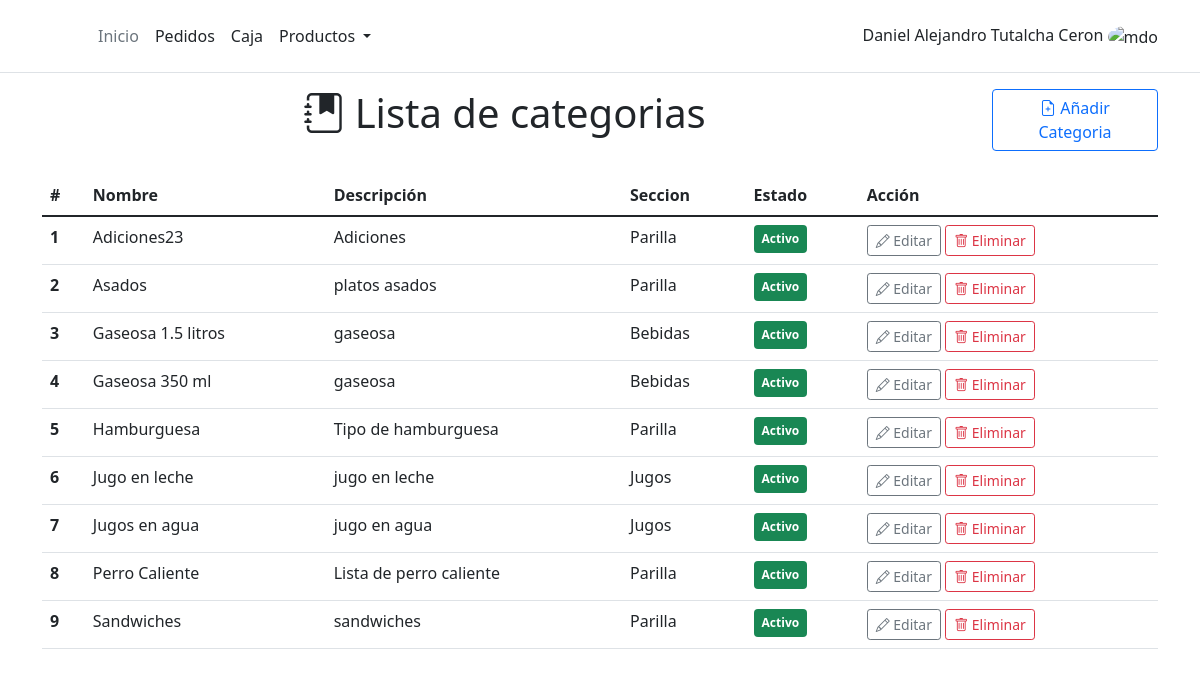
Before: /product/category/ with the older database file.
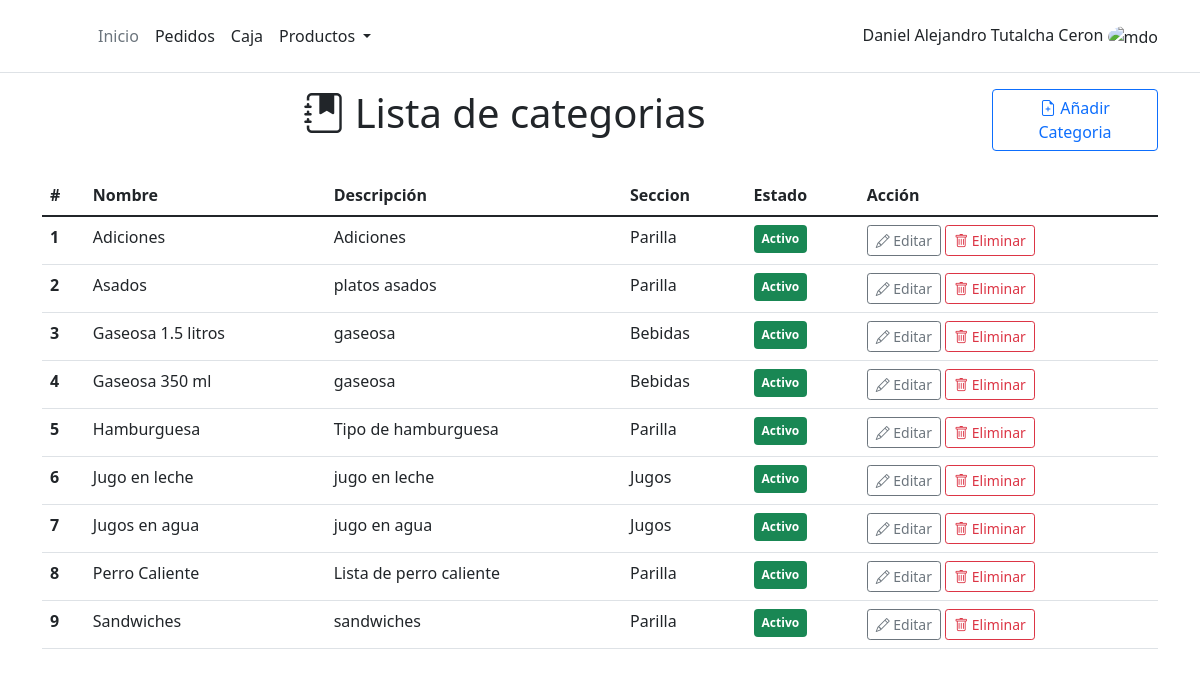
After: the same page with the newer database file.
### product/models.py (models this page shows, shortened)
class Category(models.Model):
    name = models.CharField(max_length=100)
    description = models.TextField()
    work_section = models.ForeignKey(Work_Section, on_delete = models.PROTECT)
    status = models.BooleanField(default=True)
    created = models.DateTimeField(auto_now_add=True, verbose_name="Fecha de creación")
    updated = models.DateTimeField(auto_now=True, verbose_name="Fecha de edición")
    class Meta:
        ordering = ['name']

class Work_Section(models.Model):
    name = models.CharField(max_length=100)
    class Meta:
        ordering = ['name']
    def __str__(self):
        return self.name

### product/views.py (the view)
# urls.py: path('category/', CategoryListView.as_view(), name='list_categorys'),
class CategoryListView(ListView):
    model = Category
    template_name = 'category/category.html'
    def get_context_data(self, **kwargs):
        context = super().get_context_data(**kwargs)
        context['form'] = CategoryForm
        return context

### product/templates/category/category.html (shortened to what this page needs)
{% extends 'core/base.html' %}
{% load static %}
{% block content %}
<div class="row mb-4">
    <div class="col-md-10">
        <h1 class="text-center"><i class="bi bi-journal-bookmark-fill"></i> Lista de categorias</h1>
    </div>
    <div class="col-md-2">
        <button type="button" class="btn btn-outline-primary" data-bs-toggle="modal" data-bs-target="#modal_category" onclick='clean_modal()'>
			<i class="bi bi-file-earmark-plus"></i>
			Añadir Categoria
		</button>
    </div>
</div>
<div class="container">
	<div class="row table-responsive">
		<table class="table table-hover" id='table_list'>
			<thead>
				<tr>
					<th scope="col">#</th>
					<th scope="col">Nombre</th>
					<th scope="col">Descripción</th>
					<th scope="col">Seccion</th>
					<th scope="col">Estado</th>
					<th scope="col">Acción</th>
				</tr>
			</thead>
			<tbody id='body_table'>
				{% for category in object_list%}
				<tr id='item_list_{{category.id}}' >
					<td id='{{forloop.counter}}' ><b>{{forloop.counter}}</b></td>
					<td>{{category.name}}</td>
					<td>{{category.description}}</td>
					<td>{{category.work_section}}</td>
					{% if category.status%}
					<td><span class="badge bg-success p-2">Activo</span></td>
					{% else %}
					<td><span class="badge bg-danger p-2">Inactivo</span></td>
					{% endif %}
					<td>
						<button type="button" class="btn btn-outline-secondary btn-sm" onclick='get_update_category({{category.id}},{{forloop.counter}})'><i class="bi bi-pencil "></i> Editar</button>
						<button type="button" id='btn_delete_{{category.id}}' class="btn btn-outline-danger btn-sm " onclick="confirm_delete('{{category.name}}',{{category.id}})"><i class="bi bi-trash "></i> Eliminar</button>
					</td>
				</tr>
				{% endfor %}
			</tbody>
		</table>
	</div>
</div>
{% endblock%}

Changed rows visible on the page:
changed Category "Adiciones": name "Adiciones23" → "Adiciones"
